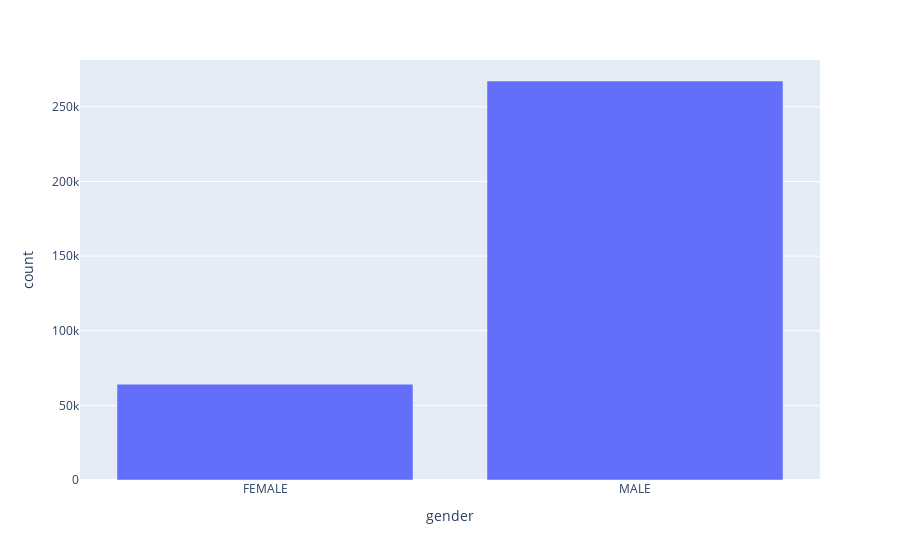

Write notebook code for a chart like this one.
### Markdown cell above
- Using `total_counts_by_gender`, draw a bar plot of `count` versus `gender`.

### Code cell
# Using total_counts_by_gender, draw a bar plot of count versus gender
px.bar(total_counts_by_gender, x="gender", y="count")

### Figure 1 — Plotly figure (JSON) as saved in the notebook; plotly's stock layout.template omitted (floating-point values rounded to 4 significant figures)
{"data": [{"alignmentgroup": "True", "hovertemplate": "gender=%{x}<br>count=%{y}<extra></extra>", "legendgroup": "", "marker": {"color": "#636efa", "pattern": {"shape": ""}}, "name": "", "offsetgroup": "", "orientation": "v", "showlegend": false, "textposition": "auto", "type": "bar", "x": ["FEMALE", "MALE"], "xaxis": "x", "y": [64200, 267286], "yaxis": "y"}], "layout": {"barmode": "relative", "legend": {"tracegroupgap": 0}, "margin": {"t": 60}, "xaxis": {"anchor": "y", "domain": [0, 1], "title": {"text": "gender"}}, "yaxis": {"anchor": "x", "domain": [0, 1], "title": {"text": "count"}}}}
